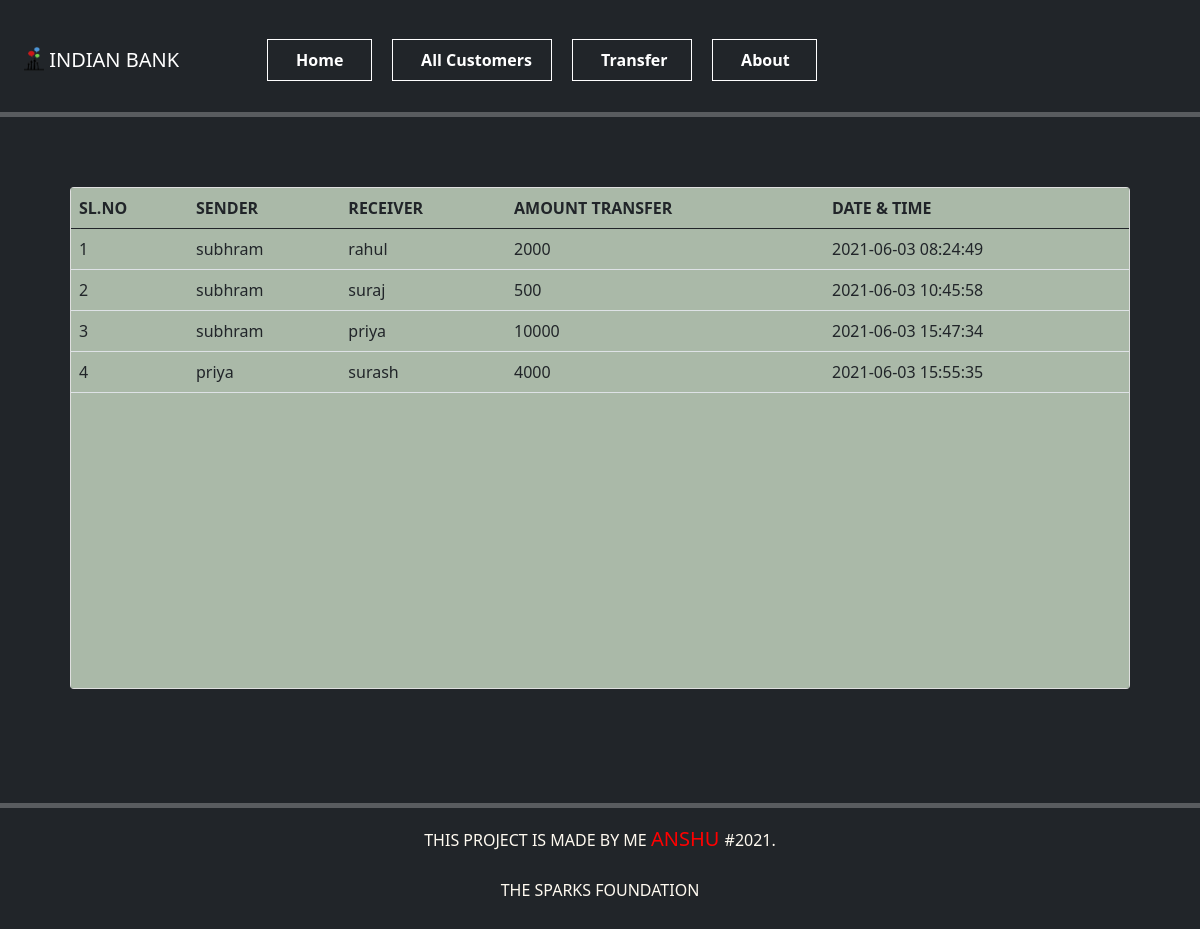
/transfer.php, run on the app's committed database.
### tables this page shows
CREATE TABLE IF NOT EXISTS `transfers` (
  `sno` int(30) NOT NULL AUTO_INCREMENT,
  `sender` varchar(255) NOT NULL,
  `receiver` varchar(255) NOT NULL,
  `balance` int(30) NOT NULL,
  `datetime` timestamp NOT NULL DEFAULT CURRENT_TIMESTAMP ON UPDATE CURRENT_TIMESTAMP,
  PRIMARY KEY (`sno`)
);

### transfer.php (the view, shortened to what this page needs)
<!doctype html>
<html lang="en">
  <head>
    <link rel="stylesheet" href="css/style.css">
    <link href="https://cdn.jsdelivr.net/npm/bootstrap@5.0.1/dist/css/bootstrap.min.css" rel="stylesheet">
  </head>
  <body bgcolor=#8080df>
  <?php
    include 'header.php';
    ?>
      <div class="l1">
    <div class="card" style="margin: 70px;">
      <?php
      include 'connection.php';
      $query = "SELECT * FROM transfers";
      $query_run = mysqli_query($connection,$query);
      ?>
<div class="scroll">
<table class="table">
  <thead>
    <tr>
      <th scope="col">SL.NO</th>
      <th scope="col">SENDER</th>
      <th scope="col">RECEIVER</th>
      <th scope="col">AMOUNT TRANSFER</th>
      <th scope="col">DATE & TIME</th>
    </tr>
  </thead>
  <tbody >
  <?php
if($query_run)
{
  foreach($query_run as $row)
  {
?>
    <tr>
    <td><?php echo $row["sno"]?></td>
      <td><?php echo $row["sender"]?></td>
      <td><?php echo $row["receiver"]?></td>
      <td><?php echo $row["balance"]?></td>
      <td><?php echo $row["datetime"]?></td>
    </tr>
<?php
  }
}
?>
  </tbody>
</table>
</div>
</div>
      </div>
    <hr/ style="color:white;height:5px">
    <div class="footer">
        THIS PROJECT IS MADE BY ME <span style="font-weight: 500;margin-left:0px;font-size:20px;color:red;">ANSHU </span>#2021.
        <br>
        <br>
        THE SPARKS FOUNDATION
        <br>
        <br>
        <br>
    </div>
  </body>
</html>

### header.php (shortened to what this page needs)
<br>
   <nav class="navbar navbar-expand-lg navbar-dark bg-dark">
       <div class="container-fluid">
           <nav class="navbar navbar-dark bg-dark">
               <div class="container-fluid">
                 <a class="navbar-brand" href="#">
                   <img src="logo.png" alt="" width="20" height="27" class="d-inline-block align-text-top">
                    INDIAN BANK
                 </a>
               </div>
             </nav>
         <div class="collapse navbar-collapse" id="navbarSupportedContent">
           <ul class="navbar-nav me-auto mb-2 mb-lg-0">
               <li class="nav-item" id="it">
               <a class="nav-link active" aria-current="page" href="index.php" style="border: 1px white solid; width:105px;"><span></span> Home</a>
             </li>
             <li class="nav-item" id="it">
               <a class="nav-link active" aria-current="page" href="all customer.php" style="border: 1px white solid; width:160px;"><span></span>All Customers</a>
             </li>
             <li class="nav-item" id="it">
               <a class="nav-link active" aria-current="page" href="transfer.php" style="border: 1px white solid; width:120px;"><span></span>Transfer</a>
             </li>
             <li class="nav-item" id="it">
               <a class="nav-link active" aria-current="page" href="about.php" style="border: 1px white solid; width:105px;"><span></span>About</a>
             </li>
           </ul>
         </div>
       </div>
     </nav>
     <hr/ style="color:white;height:5px">

### css/style.css (style rules this page uses)
body { background-color: #212529 !important; }
.card { margin: 70px; }
span { margin-left:20px; }
.l1 { height: 600px; }
.footer { color:floralwhite; text-align:center; }
#it { font-weight: 700; }
.scroll { height:500px; overflow: scroll; background-color: #879c83b3; }

### data on the page
transfers: sno "1", sender "subhram", receiver "rahul", balance "2000", datetime "2021-06-03 08:24:49"
transfers: sno "2", sender "subhram", receiver "suraj", balance "500", datetime "2021-06-03 10:45:58"
transfers: sno "3", sender "subhram", receiver "priya", balance "10000", datetime "2021-06-03 15:47:34"
transfers: sno "4", sender "priya", receiver "surash", balance "4000", datetime "2021-06-03 15:55:35"
